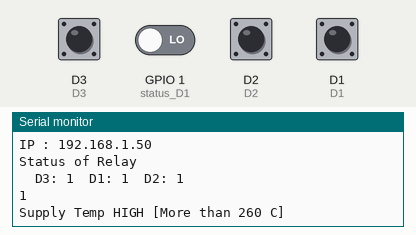
A sketch run on a simulated ESP8266 (NodeMCU). Parts: the last lines printed to the serial monitor. The test bench sets the inputs (shaded band); at power-on: D1–3 HIGH, GPIO 1 (status_D1) LOW. WiFi joins after 1.5 s; servers stay silent unless stated.

Above: at 2.8 s.
2.9 s: D3 pulled LOW for 2.35 s
At 4.8 s:
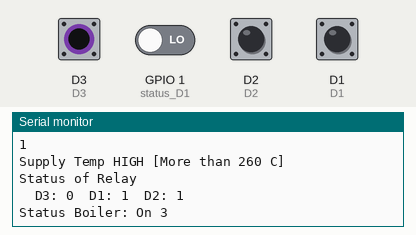
6.7 s: GPIO 1 (status_D1) driven HIGH
At 8.4 s:
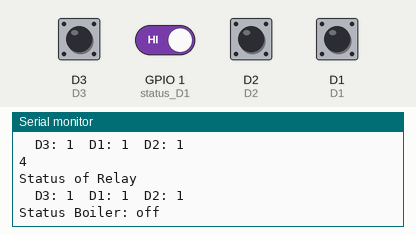
9.4 s: D2 pulled LOW for 2.35 s
At 10.4 s:
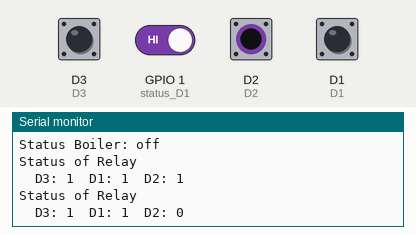
13.2 s: D1 pulled LOW for 2.35 s
At 14.4 s:
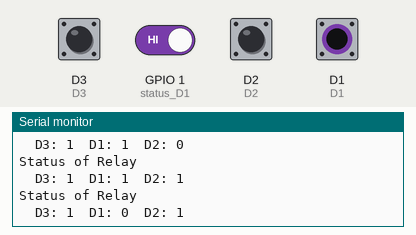
17.0 s: GPIO 1 (status_D1) driven LOW
At 18.0 s:
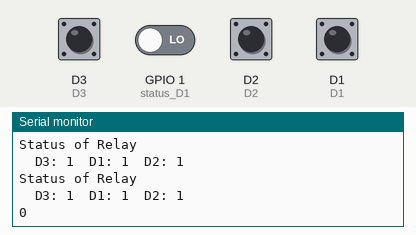
Timing chart, 0 to 20.0 s (numbered marks = the images above; inputs shaded):
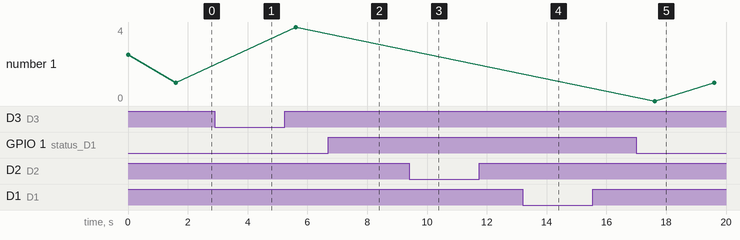

Measured:
- after the input at 2.9 s, the serial monitor: prints a new line after 0.71 s (image 1)
- after the input at 6.7 s, the serial monitor: prints a new line after 0.91 s (image 2)
- after the input at 9.4 s, the serial monitor: prints a new line after 0.21 s (image 3)
- after the input at 13.2 s, the serial monitor: prints a new line after 0.41 s (image 4)
- after the input at 17.0 s, the serial monitor: prints a new line after 0.61 s (image 5)

The sketch:

Boiler_re_code.ino
```cpp
#include <ESP8266WiFi.h>
#include <TridentTD_LineNotify.h>
//#define SSID        "F7 TG Device"
//#define PASSWORD    "F07#APDEVICE@"
#define SSID        "MIN"
#define PASSWORD    "123456789"
#define LINE_TOKEN  "qwyx8nQeJEPpEmO9dqldcoIHEK5x5SkhWGk4lLUVsbo"

#define D3 0
#define D1 5
#define D2 4


int status_D3 = 1;
int status_D1 = 1;
int status_D2 = 1;

int cout = 0;
int cout_temp = 1;
int check = 1;


float t = 0;
void setup() {
  Serial.begin(115200);
  Serial.println();
  Serial.println(LINE.getVersion());

  WiFi.begin(SSID, PASSWORD);
  Serial.printf("WiFi connecting to %s\n",  SSID);
  while (WiFi.status() != WL_CONNECTED) {
    Serial.print(".");
    delay(400);
  }
  Serial.printf("\nWiFi connected\nIP : ");
  Serial.println(WiFi.localIP());\

  // กำหนด Line Token
  LINE.setToken(LINE_TOKEN);
  LINE.notify("Boiler Block C");

  pinMode(D3,INPUT_PULLUP);
  pinMode(D1,INPUT_PULLUP);
  pinMode(D2,INPUT_PULLUP);
}

void loop() {
  status_D3 = digitalRead(D3); // Run Mode
  status_D1 = digitalRead(D1); // High temp
  status_D2 = digitalRead(D2); // Low temp

  Serial.println("Status of Relay");
  Serial.print("  D3: ");
  Serial.print(status_D3);
  Serial.print("  D1: ");
  Serial.print(status_D1);
  Serial.print("  D2: ");
  Serial.println(status_D2);

// Run mode status -------------------------------------------------------
 if (status_D3 == 0){
    if(cout == 0){
      String LineText;
      String StatusBoiler = "Status Boiler: On  ";
      Serial.print("Status Boiler: On ");
      LINE.notify(StatusBoiler);
      cout = 1;
    }
    while(digitalRead(status_D1) == 1 && digitalRead(status_D2) == 1 ){
      check = 1;
      Serial.println(check);
      if(check == 1){
        String LineText;
        String SupplyNormal = " Supply Temp Normal. ";
        LINE.notify(SupplyNormal);
      }
      if (check > 10)  //-->900= Alarm to Time 15min
      {
        Serial.println("  Supply Temp Normal.");
        String SupplyNormal = " Supply Temp Normal. ";
        LINE.notify(SupplyNormal);
        check = 1;
      }
      delay(1000);
      check += 1;
      cout_temp = 0;
    }
 }

// Hight temp status -------------------------------------------------------

  if (digitalRead(status_D1) == 0 ){
      Serial.println(check);
            if (check == 1){
              Serial.println("Supply Temp HIGH [More than 260 C]");
              String SupplyHIGH = " Supply Temp HIGH [More than 260 C] ";
              LINE.notify(SupplyHIGH);
              check += 1;
            }
            if(check>60){
              Serial.println("Supply Temp High [More than 260 C]!!!!");
              String SupplyHIGH1 = " Supply Temp High [More than 260 C]!!!! ";
              LINE.notify(SupplyHIGH1);
              check=1;
            }
            check+=1;
            delay(1000);
          }

// Low temp status -------------------------------------------------------
    else if (digitalRead(status_D2) == 0 ){
      Serial.println(check);
          if(check == 1){
            Serial.println("Supply Temp LOW [Less than 248 C]");
            String SupplyLOW = " Supply Temp LOW [Less than 248 C]";
            LINE.notify(SupplyLOW);
            check+=1;
          }
          if(check > 60){
            Serial.println("Supply Temp Low [Less than 248 C]!!!!");
            String SupplyLOW1 = " Supply Temp LOW [Less than 248 C]!!!!";
            LINE.notify(SupplyLOW1);
            check = 1;
          }
          check += 1;
          delay(1000);
        }
    // cout_temp!=0;


  else{
    if(cout <=1){
      Serial.println("Status Boiler: off");
      String BoilerOFF = " Status Boiler: off";
      LINE.notify(BoilerOFF);
      cout += 2;
      check = 0;
    }
  }
 delay (1000);
}

 /**if (status_D1 == 0){
    //t = 40;
    String LineText;
    String string2 = "Temp High";
    //String string3 = " °C";
    LineText = string2;
    Serial.print("Line ");
    Serial.println(LineText);
    LINE.notify(LineText);

  }
  if (status_D2 == 0) {
    String string5 = " Temp Low ";
    Serial.print("Line ");
    Serial.println(string5);
    LINE.notify(string5);
  }**/
```
